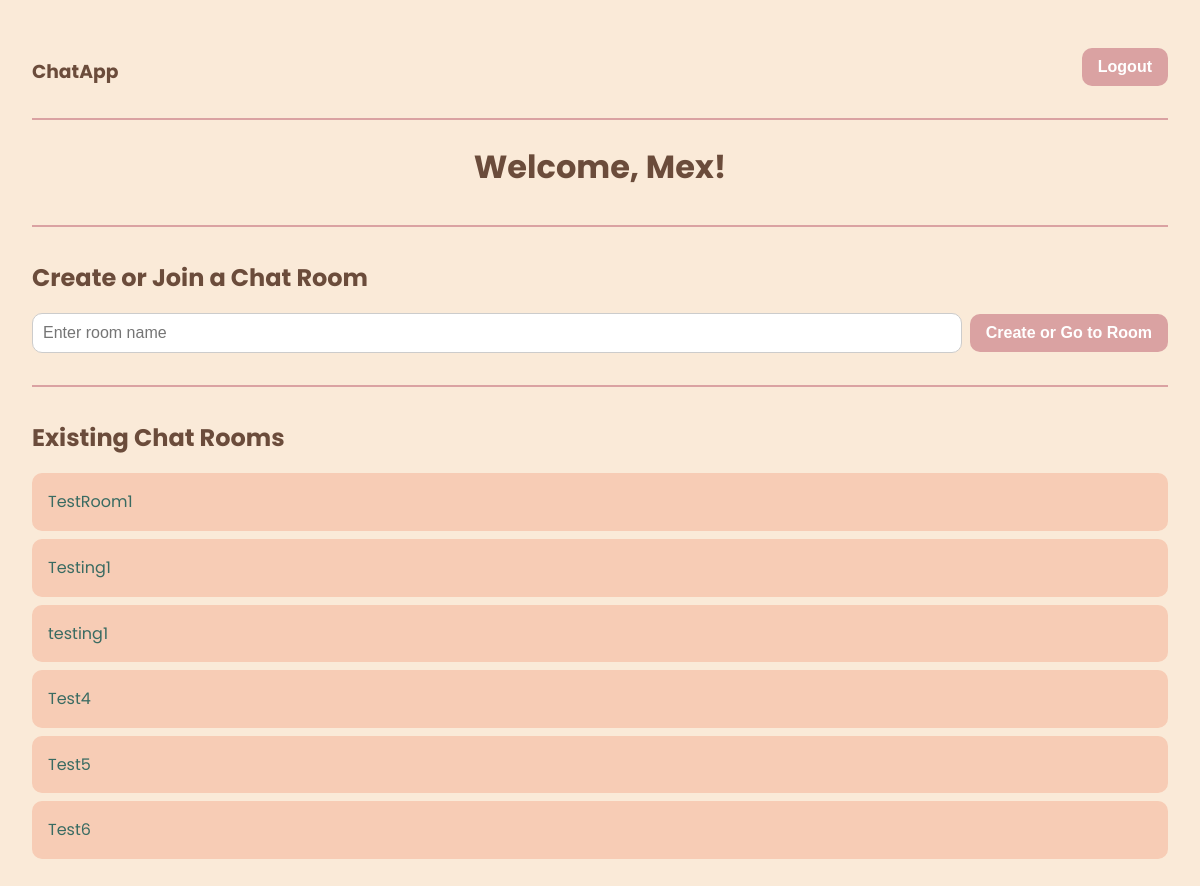
Before: /chat/ (signed in) with the older database file.
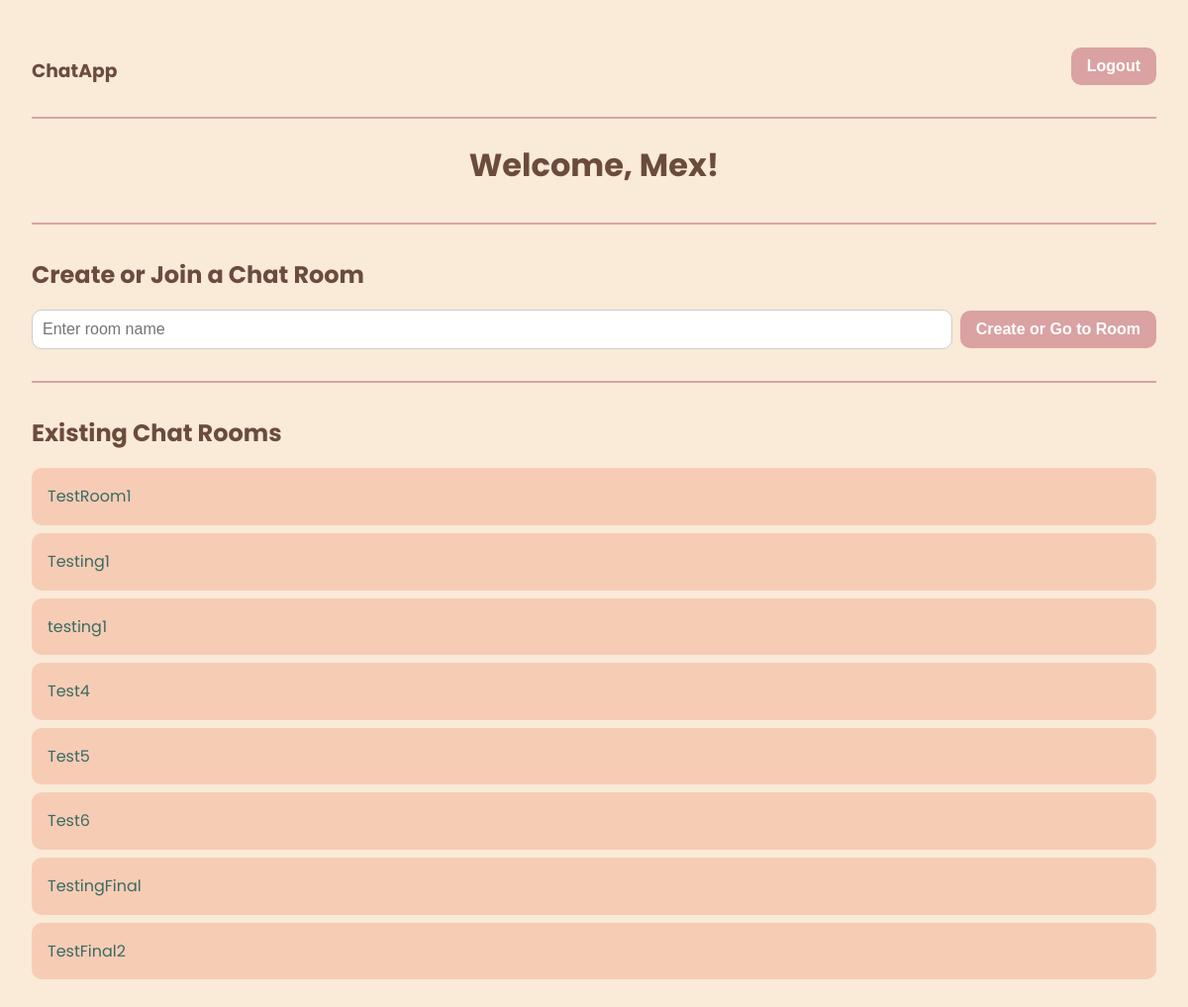
After: the same page with the newer database file.
### chatapp/models.py (models this page shows, shortened)
class ChatRoom(models.Model):
    name = models.CharField(max_length=255, unique=True)
    participants = models.ManyToManyField(User, related_name='chat_rooms')
    created_at = models.DateTimeField(auto_now_add=True)

### chatapp/views.py (the view)
# urls.py: path('', views.chat_room_list, name='chat_room_list'),
@login_required
def chat_room_list(request):
    chat_rooms = ChatRoom.objects.filter(participants=request.user)
    return render(request, 'chatapp/chat_room_list.html', {'chat_rooms': chat_rooms})

### chatapp/templates/chatapp/chat_room_list.html (shortened to what this page needs)
<!DOCTYPE html>
<html>
<head>
</head>
<body>
    <div class="header">
        <h3>ChatApp</h3>
        <form action="{% url 'logout' %}" method="post" style="display: inline;">
            <button type="submit">Logout</button>
        </form>
    </div>
    <h1>Welcome, {{ user.username }}!</h1>
    <hr>
    <div class="room-section">
        <h2>Create or Join a Chat Room</h2>
        <form action="{% url 'create_or_join_room' %}" method="post">
            <input type="text" name="room_name" placeholder="Enter room name" required>
            <button type="submit">Create or Go to Room</button>
        </form>
    </div>
    <hr>
    <div class="room-section">
        <h2>Existing Chat Rooms</h2>
        {% if chat_rooms %}
            <ul class="room-list">
                {% for room in chat_rooms %}
                    <li><a href="{% url 'chat_room_detail' room.name %}">{{ room.name }}</a></li>
                {% endfor %}
            </ul>
        {% else %}
            <p>You are not currently part of any chat rooms. Create one above!</p>
        {% endif %}
    </div>
</body>
</html>

### chatapp/templates/chatapp/chat_room_list.html (style rules this page uses)
body { background-color: #faead8; font-family: 'Poppins', sans-serif; color: #3e3e3e; margin: 2rem; line-height: 1.6; }
h1 { color: #6b4c3b; margin-bottom: 0.5rem; text-align: center; }
h2, h3 { color: #6b4c3b; margin-bottom: 0.5rem; }
a { color: #396b62; text-decoration: none; }
.header { display: flex; justify-content: space-between; align-items: center; margin-bottom: 1rem; padding-bottom: 1rem; border-bottom: 2px solid #daa2a2; }
.room-section { margin: 2rem 0; }
.room-list { list-style: none; padding: 0; }
.room-list li { background-color: #f7ccb5; margin: 0.5rem 0; padding: 1rem; border-radius: 10px; transition: background-color 0.3s; }
form { display: flex; gap: 0.5rem; align-items: center; margin: 1rem 0; }
input[type="text"], input[type="password"] { flex-grow: 1; padding: 10px; border: 1px solid #ccc; border-radius: 10px; font-size: 1rem; background-color: #fff; outline: none; }
button { background-color: #daa2a2; color: white; border: none; border-radius: 10px; padding: 10px 16px; cursor: pointer; font-weight: bold; transition: background-color 0.3s; font-size: 1rem; }
hr { border: none; height: 2px; background-color: #daa2a2; margin: 2rem 0; }

Changed rows visible on the page:
added ChatRoom: name "TestingFinal"
added ChatRoom: name "TestFinal2"
